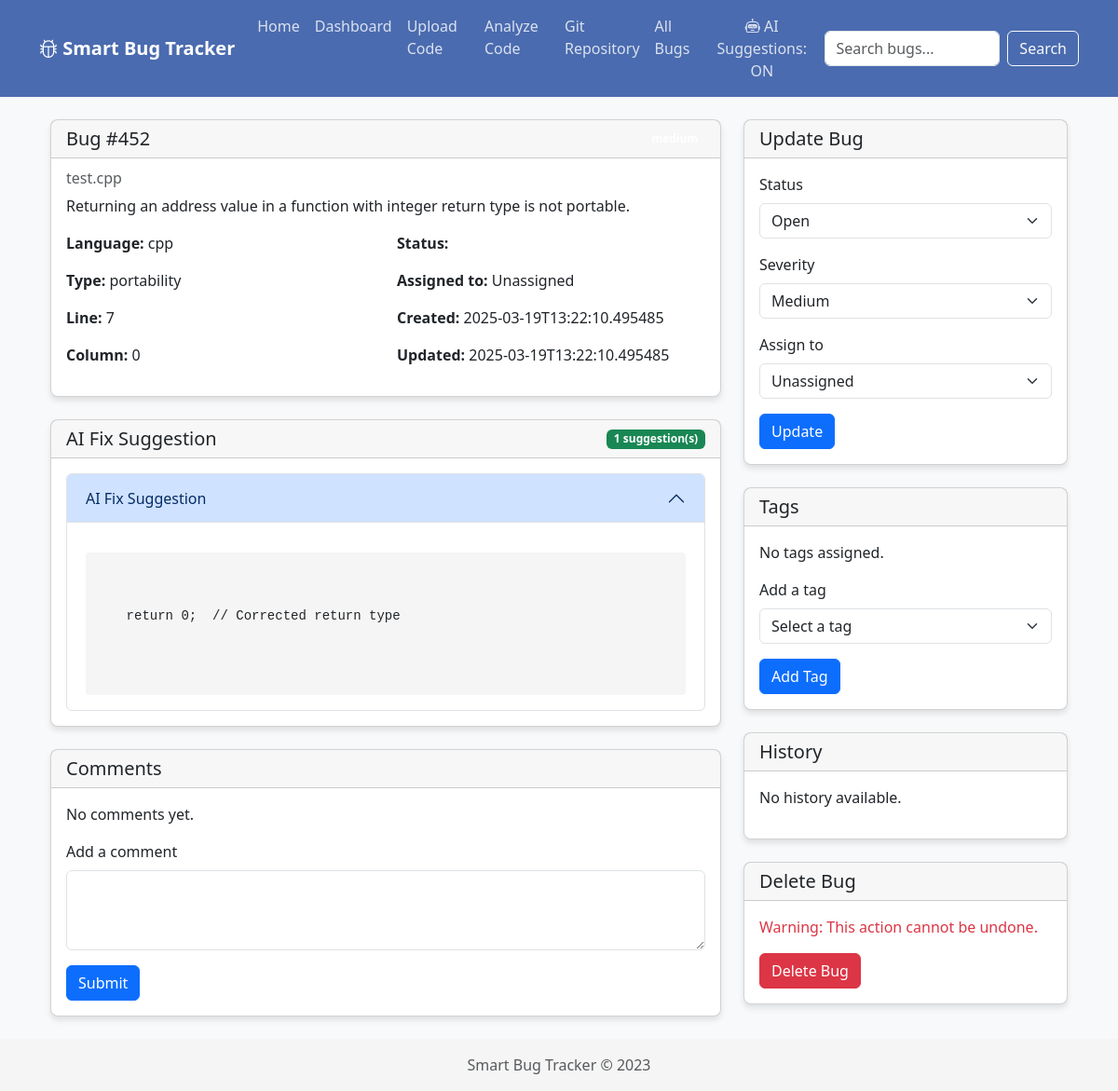
Page /bug/452 on the committed database.
### tables this page shows
CREATE TABLE bugs (
  id INTEGER PRIMARY KEY AUTOINCREMENT,
  file_path TEXT NOT NULL,
  language TEXT NOT NULL,
  line_number INTEGER NOT NULL,
  column_number INTEGER NOT NULL,
  message TEXT NOT NULL,
  type TEXT NOT NULL,
  severity TEXT NOT NULL,
  status TEXT NOT NULL DEFAULT 'open',
  assigned_to INTEGER,
  created_at TEXT NOT NULL,
  updated_at TEXT NOT NULL,
  FOREIGN KEY (assigned_to) REFERENCES users (id)
);

CREATE TABLE suggested_fixes (
    id INTEGER PRIMARY KEY AUTOINCREMENT,
    bug_id INTEGER NOT NULL,
    language TEXT,
    suggestion TEXT NOT NULL,
    code_example TEXT,
    FOREIGN KEY (bug_id) REFERENCES bugs (id)
);

### app.py (the view, shortened to what this page needs)
@app.route('/bug/<int:bug_id>')
def bug_detail(bug_id):
    conn = get_db_connection()
    bug = conn.execute(
        'SELECT bugs.*, users.username as assigned_to_name FROM bugs LEFT JOIN users ON bugs.assigned_to = users.id WHERE bugs.id = ?',
        (bug_id,)
    ).fetchone()
    if not bug:
        flash('Bug not found')
        return redirect(url_for('bugs_list'))
    fixes = conn.execute(
        'SELECT * FROM suggested_fixes WHERE bug_id = ?',
        (bug_id,)
    ).fetchall()
    comments = conn.execute(
        'SELECT bug_comments.*, users.username FROM bug_comments JOIN users ON bug_comments.user_id = users.id WHERE bug_id = ? ORDER BY created_at',
        (bug_id,)
    ).fetchall()
    history = conn.execute(
        'SELECT bug_history.*, users.username FROM bug_history LEFT JOIN users ON bug_history.user_id = users.id WHERE bug_id = ? ORDER BY created_at DESC',
        (bug_id,)
    ).fetchall()
    tags = conn.execute(
        'SELECT tags.* FROM tags JOIN bug_tags ON tags.id = bug_tags.tag_id WHERE bug_tags.bug_id = ?',
        (bug_id,)
    ).fetchall()
    all_tags = conn.execute('SELECT * FROM tags ORDER BY name').fetchall()
    users = conn.execute('SELECT * FROM users ORDER BY username').fetchall()
    conn.close()
    return render_template(
        'bug_detail.html',
        bug=bug,
        fixes=fixes,
        comments=comments,
        history=history,
        tags=tags,
        all_tags=all_tags,
        users=users
    )

### app.py (called while the page is built)
def get_db_connection():
    max_retries = 5
    retry_delay = 0.1  # seconds
    for attempt in range(max_retries):
        try:
            conn = sqlite3.connect(app.config['DATABASE'], timeout=20)  # Increase timeout
            conn.row_factory = sqlite3.Row
            return conn
        except sqlite3.OperationalError as e:
            if "database is locked" in str(e) and attempt < max_retries - 1:
                print(f"Database is locked, retrying in {retry_delay} seconds...")
                time.sleep(retry_delay)
                retry_delay *= 2  # Exponential backoff
            else:
                raise
    raise sqlite3.OperationalError("Could not connect to database after multiple attempts")

@app.template_filter('nl2br')
def nl2br(value):
    if value:
        return re.sub(r'\n', '<br>', value)
    return ''

### templates/bug_detail.html (shortened to what this page needs)
{% extends "layout.html" %}
{% block content %}
<div class="container mt-4">
    <div class="row">
        <div class="col-md-8">
            <div class="card mb-4">
                <div class="card-header d-flex justify-content-between align-items-center">
                    <h5 class="mb-0">Bug #{{ bug.id }}</h5>
                    <span class="badge bg-{{ bug.severity }}">{{ bug.severity }}</span>
                </div>
                <div class="card-body">
                    <h6 class="card-subtitle mb-2 text-muted">{{ bug.file_path }}</h6>
                    <p class="card-text">{{ bug.message }}</p>
                    <div class="row">
                        <div class="col-md-6">
                            <p><strong>Language:</strong> {{ bug.language }}</p>
                            <p><strong>Type:</strong> {{ bug.type }}</p>
                            <p><strong>Line:</strong> {{ bug.line_number }}</p>
                            <p><strong>Column:</strong> {{ bug.column_number }}</p>
                        </div>
                        <div class="col-md-6">
                            <p><strong>Status:</strong> <span class="badge bg-{{ bug.status }}">{{ bug.status }}</span></p>
                            <p><strong>Assigned to:</strong> {{ bug.assigned_to_name or 'Unassigned' }}</p>
                            <p><strong>Created:</strong> {{ bug.created_at }}</p>
                            <p><strong>Updated:</strong> {{ bug.updated_at }}</p>
                        </div>
                    </div>
                </div>
            </div>
            <div class="card mb-4">
                <div class="card-header d-flex justify-content-between align-items-center">
                    <h5 class="mb-0">AI Fix Suggestion</h5>
                    {% set specific_fixes = fixes|selectattr('bug_id', 'equalto', bug.id)|list %}
                    {% if specific_fixes %}
                        <span class="badge bg-success">{{ specific_fixes|length }} suggestion(s)</span>
                    {% else %}
                        <span class="badge bg-secondary">No suggestions</span>
                    {% endif %}
                </div>
                <div class="card-body">
                    {% set specific_fixes = fixes|selectattr('bug_id', 'equalto', bug.id)|list %}
                    {% if specific_fixes %}
                        <div class="accordion" id="fixesAccordion">
                            {% for fix in specific_fixes %}
                                <div class="accordion-item">
                                    <h2 class="accordion-header" id="heading{{ fix.id }}">
                                        <button class="accordion-button {% if loop.index > 1 %}collapsed{% endif %}" type="button" data-bs-toggle="collapse" data-bs-target="#collapse{{ fix.id }}" aria-expanded="{% if loop.index == 1 %}true{% else %}false{% endif %}" aria-controls="collapse{{ fix.id }}">
                                            AI Fix Suggestion
                                        </button>
                                    </h2>
                                    <div id="collapse{{ fix.id }}" class="accordion-collapse collapse {% if loop.index == 1 %}show{% endif %}" aria-labelledby="heading{{ fix.id }}" data-bs-parent="#fixesAccordion">
                                        <div class="accordion-body">
                                            {% if fix.code_example %}
                                                <div class="code-block">
                                                    <pre><code class="language-{{ bug.language }}">{{ fix.code_example }}</code></pre>
                                                </div>
                                            {% endif %}
                                        </div>
                                    </div>
                                </div>
                            {% endfor %}
                        </div>
                    {% else %}
                        <p>No AI fix suggestions available for this specific bug.</p>
                    {% endif %}
                </div>
            </div>
            <div class="card mb-4">
                <div class="card-header">
                    <h5 class="mb-0">Comments</h5>
                </div>
                <div class="card-body">
                    {% if comments %}
                        <div class="comments-list">
                            {% for comment in comments %}
                                <div class="comment mb-3">
                                    <div class="d-flex">
                                        <div class="comment-avatar me-2">
                                            <div class="avatar-placeholder">{{ comment.username[0] }}</div>
                                        </div>
                                        <div class="comment-content">
                                            <div class="comment-header">
                                                <span class="comment-author">{{ comment.username }}</span>
                                                <span class="comment-date text-muted">{{ comment.created_at }}</span>
                                            </div>
                                            <div class="comment-body">
                                                {{ comment.comment|nl2br|safe }}
                                            </div>
                                        </div>
                                    </div>
                                </div>
                            {% endfor %}
                        </div>
                    {% else %}
                        <p>No comments yet.</p>
                    {% endif %}
                    <form action="{{ url_for('add_comment', bug_id=bug.id) }}" method="post" class="mt-3">
                        <div class="mb-3">
                            <label for="comment" class="form-label">Add a comment</label>
                            <textarea class="form-control" id="comment" name="comment" rows="3" required></textarea>
                        </div>
                        <button type="submit" class="btn btn-primary">Submit</button>
                    </form>
                </div>
            </div>
        </div>
        <div class="col-md-4">
            <div class="card mb-4">
                <div class="card-header">
                    <h5 class="mb-0">Update Bug</h5>
                </div>
                <div class="card-body">
                    <form action="{{ url_for('update_bug', bug_id=bug.id) }}" method="post">
                        <div class="mb-3">
                            <label for="status" class="form-label">Status</label>
                            <select class="form-select" id="status" name="status">
                                <option value="open" {% if bug.status == 'open' %}selected{% endif %}>Open</option>
                            </select>
                        </div>
                        <div class="mb-3">
                            <label for="severity" class="form-label">Severity</label>
                            <select class="form-select" id="severity" name="severity">
                                <option value="medium" {% if bug.severity == 'medium' %}selected{% endif %}>Medium</option>
                            </select>
                        </div>
                        <div class="mb-3">
                            <label for="assigned_to" class="form-label">Assign to</label>
                            <select class="form-select" id="assigned_to" name="assigned_to">
                                <option value="none">Unassigned</option>
                            </select>
                        </div>
                        <button type="submit" class="btn btn-primary">Update</button>
                    </form>
                </div>
            </div>
            <div class="card mb-4">
                <div class="card-header">
                    <h5 class="mb-0">Tags</h5>
                </div>
                <div class="card-body">
                    <div class="tags-list mb-3">
                        {% if tags %}
                            {% for tag in tags %}
                                <div class="tag-item" style="background-color: {{ tag.color }};">
                                    {{ tag.name }}
                                    <form action="{{ url_for('remove_tag', bug_id=bug.id, tag_id=tag.id) }}" method="post" class="d-inline">
                                        <button type="submit" class="btn-close btn-close-white tag-remove" aria-label="Remove"></button>
                                    </form>
                                </div>
                            {% endfor %}
                        {% else %}
                            <p>No tags assigned.</p>
                        {% endif %}
                    </div>
                    <form action="{{ url_for('add_tag', bug_id=bug.id) }}" method="post">
                        <div class="mb-3">
                            <label for="tag_id" class="form-label">Add a tag</label>
                            <select class="form-select" id="tag_id" name="tag_id" required>
                                <option value="">Select a tag</option>
                            </select>
                        </div>
                        <button type="submit" class="btn btn-primary">Add Tag</button>
                    </form>
                </div>
            </div>
            <div class="card mb-4">
                <div class="card-header">
                    <h5 class="mb-0">History</h5>
                </div>
                <div class="card-body">
                    {% if history %}
                        <div class="history-list">
                            {% for entry in history %}
                                <div class="history-item">
                                    <div class="history-header">
                                        <span class="history-user">{{ entry.username or 'System' }}</span>
                                        <span class="history-date text-muted">{{ entry.created_at }}</span>
                                    </div>
                                    <div class="history-content">
                                        Changed <strong>{{ entry.field_changed }}</strong>
                                        {% if entry.old_value %}
                                            from <span class="history-old">{{ entry.old_value }}</span>
                                        {% endif %}
                                        {% if entry.new_value %}
                                            to <span class="history-new">{{ entry.new_value }}</span>
                                        {% endif %}
                                    </div>
                                </div>
                            {% endfor %}
                        </div>
                    {% else %}
                        <p>No history available.</p>
                    {% endif %}
                </div>
            </div>
            <div class="card mb-4">
                <div class="card-header">
                    <h5 class="mb-0">Delete Bug</h5>
                </div>
                <div class="card-body">
                    <p class="text-danger">Warning: This action cannot be undone.</p>
                    <form action="{{ url_for('delete_bug', bug_id=bug.id) }}" method="post" onsubmit="return confirm('Are you sure you want to delete this bug? This action cannot be undone.');">
                        <button type="submit" class="btn btn-danger">Delete Bug</button>
                    </form>
                </div>
            </div>
        </div>
    </div>
</div>
{% endblock %}

### templates/layout.html (style rules this page uses)
:root { --primary-color: #4a6baf; --secondary-color: #6c757d; --success-color: #28a745; --danger-color: #dc3545; --warning-color: #ffc107; --info-color: #17a2b8; }
body { font-family: 'Segoe UI', Tahoma, Geneva, Verdana, sans-serif; background-color: #f8f9fa; }
.card { border-radius: 8px; box-shadow: 0 4px 6px rgba(0, 0, 0, 0.1); margin-bottom: 20px; }
.card-header { font-weight: bold; background-color: rgba(0, 0, 0, 0.03); }
.code-block { font-family: 'Courier New', Courier, monospace; background-color: #f5f5f5; padding: 10px; border-radius: 4px; overflow-x: auto; white-space: pre; }

### rows in the picture
bugs: id "452", file_path "test.cpp", message "Returning an address value in a function with integer return type is not portable.", language "cpp", type "portability", line_number "7", column_number "0", created_at "2025-03-19T13:22:10.495485", updated_at "2025-03-19T13:22:10.495485", status "Open", severity "Medium"
suggested_fixes: code_example "return 0; // Corrected return type"

### other values in the picture
{{ bug.assigned_to_name or 'Unassigned' }} "Unassigned"
{{ specific_fixes|length }} "1"
